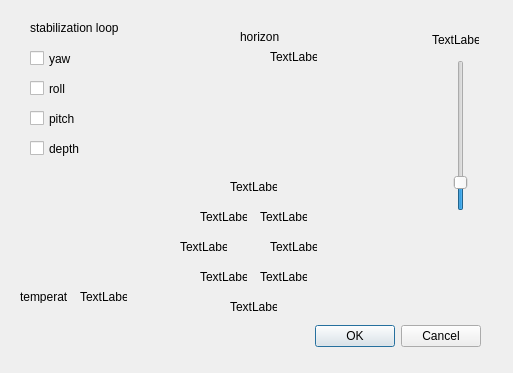
<?xml version="1.0" encoding="UTF-8"?>
<ui version="4.0">
 <class>Dialog</class>
 <widget class="QDialog" name="Dialog">
  <property name="geometry">
   <rect>
    <x>0</x>
    <y>0</y>
    <width>513</width>
    <height>373</height>
   </rect>
  </property>
  <property name="windowTitle">
   <string>Dialog</string>
  </property>
  <widget class="QDialogButtonBox" name="buttonBox">
   <property name="geometry">
    <rect>
     <x>140</x>
     <y>320</y>
     <width>341</width>
     <height>32</height>
    </rect>
   </property>
   <property name="orientation">
    <enum>Qt::Horizontal</enum>
   </property>
   <property name="standardButtons">
    <set>QDialogButtonBox::Cancel|QDialogButtonBox::Ok</set>
   </property>
  </widget>
  <widget class="QSlider" name="DepthSlider">
   <property name="geometry">
    <rect>
     <x>450</x>
     <y>60</y>
     <width>22</width>
     <height>151</height>
    </rect>
   </property>
   <property name="value">
    <number>15</number>
   </property>
   <property name="orientation">
    <enum>Qt::Vertical</enum>
   </property>
  </widget>
  <widget class="QLabel" name="depth_label">
   <property name="geometry">
    <rect>
     <x>432</x>
     <y>32</y>
     <width>47</width>
     <height>16</height>
    </rect>
   </property>
   <property name="text">
    <string>TextLabel</string>
   </property>
  </widget>
  <widget class="QLabel" name="horizon_label">
   <property name="geometry">
    <rect>
     <x>270</x>
     <y>50</y>
     <width>47</width>
     <height>13</height>
    </rect>
   </property>
   <property name="text">
    <string>TextLabel</string>
   </property>
  </widget>
  <widget class="QLabel" name="label_2">
   <property name="geometry">
    <rect>
     <x>240</x>
     <y>30</y>
     <width>47</width>
     <height>13</height>
    </rect>
   </property>
   <property name="text">
    <string>horizon</string>
   </property>
  </widget>
  <widget class="QLabel" name="label">
   <property name="geometry">
    <rect>
     <x>20</x>
     <y>290</y>
     <width>47</width>
     <height>13</height>
    </rect>
   </property>
   <property name="text">
    <string>temperature</string>
   </property>
  </widget>
  <widget class="QLabel" name="temperature_label">
   <property name="geometry">
    <rect>
     <x>80</x>
     <y>290</y>
     <width>47</width>
     <height>13</height>
    </rect>
   </property>
   <property name="text">
    <string>TextLabel</string>
   </property>
  </widget>
  <widget class="QLabel" name="label_3">
   <property name="geometry">
    <rect>
     <x>30</x>
     <y>20</y>
     <width>91</width>
     <height>16</height>
    </rect>
   </property>
   <property name="text">
    <string>stabilization loop</string>
   </property>
  </widget>
  <widget class="QCheckBox" name="yaw_checkBox">
   <property name="geometry">
    <rect>
     <x>30</x>
     <y>50</y>
     <width>70</width>
     <height>17</height>
    </rect>
   </property>
   <property name="text">
    <string>yaw</string>
   </property>
  </widget>
  <widget class="QCheckBox" name="roll_checkBox">
   <property name="geometry">
    <rect>
     <x>30</x>
     <y>80</y>
     <width>70</width>
     <height>17</height>
    </rect>
   </property>
   <property name="text">
    <string>roll</string>
   </property>
  </widget>
  <widget class="QCheckBox" name="pitch_checkBox">
   <property name="geometry">
    <rect>
     <x>30</x>
     <y>110</y>
     <width>70</width>
     <height>17</height>
    </rect>
   </property>
   <property name="text">
    <string>pitch</string>
   </property>
  </widget>
  <widget class="QCheckBox" name="depth_checkBox">
   <property name="geometry">
    <rect>
     <x>30</x>
     <y>140</y>
     <width>70</width>
     <height>17</height>
    </rect>
   </property>
   <property name="text">
    <string>depth</string>
   </property>
  </widget>
  <widget class="QLabel" name="VF">
   <property name="geometry">
    <rect>
     <x>230</x>
     <y>180</y>
     <width>47</width>
     <height>13</height>
    </rect>
   </property>
   <property name="text">
    <string>TextLabel</string>
   </property>
  </widget>
  <widget class="QLabel" name="VB">
   <property name="geometry">
    <rect>
     <x>230</x>
     <y>300</y>
     <width>47</width>
     <height>13</height>
    </rect>
   </property>
   <property name="text">
    <string>TextLabel</string>
   </property>
  </widget>
  <widget class="QLabel" name="VL">
   <property name="geometry">
    <rect>
     <x>180</x>
     <y>240</y>
     <width>47</width>
     <height>13</height>
    </rect>
   </property>
   <property name="text">
    <string>TextLabel</string>
   </property>
  </widget>
  <widget class="QLabel" name="VR">
   <property name="geometry">
    <rect>
     <x>270</x>
     <y>240</y>
     <width>47</width>
     <height>13</height>
    </rect>
   </property>
   <property name="text">
    <string>TextLabel</string>
   </property>
  </widget>
  <widget class="QLabel" name="VL_VF">
   <property name="geometry">
    <rect>
     <x>200</x>
     <y>210</y>
     <width>47</width>
     <height>13</height>
    </rect>
   </property>
   <property name="text">
    <string>TextLabel</string>
   </property>
  </widget>
  <widget class="QLabel" name="VF_VR">
   <property name="geometry">
    <rect>
     <x>260</x>
     <y>210</y>
     <width>47</width>
     <height>13</height>
    </rect>
   </property>
   <property name="text">
    <string>TextLabel</string>
   </property>
  </widget>
  <widget class="QLabel" name="VB_VL">
   <property name="geometry">
    <rect>
     <x>200</x>
     <y>270</y>
     <width>47</width>
     <height>13</height>
    </rect>
   </property>
   <property name="text">
    <string>TextLabel</string>
   </property>
  </widget>
  <widget class="QLabel" name="VR_VB">
   <property name="geometry">
    <rect>
     <x>260</x>
     <y>270</y>
     <width>47</width>
     <height>13</height>
    </rect>
   </property>
   <property name="text">
    <string>TextLabel</string>
   </property>
  </widget>
 </widget>
 <resources/>
 <connections>
  <connection>
   <sender>buttonBox</sender>
   <signal>accepted()</signal>
   <receiver>Dialog</receiver>
   <slot>accept()</slot>
   <hints>
    <hint type="sourcelabel">
     <x>248</x>
     <y>254</y>
    </hint>
    <hint type="destinationlabel">
     <x>157</x>
     <y>274</y>
    </hint>
   </hints>
  </connection>
  <connection>
   <sender>buttonBox</sender>
   <signal>rejected()</signal>
   <receiver>Dialog</receiver>
   <slot>reject()</slot>
   <hints>
    <hint type="sourcelabel">
     <x>316</x>
     <y>260</y>
    </hint>
    <hint type="destinationlabel">
     <x>286</x>
     <y>274</y>
    </hint>
   </hints>
  </connection>
 </connections>
</ui>
